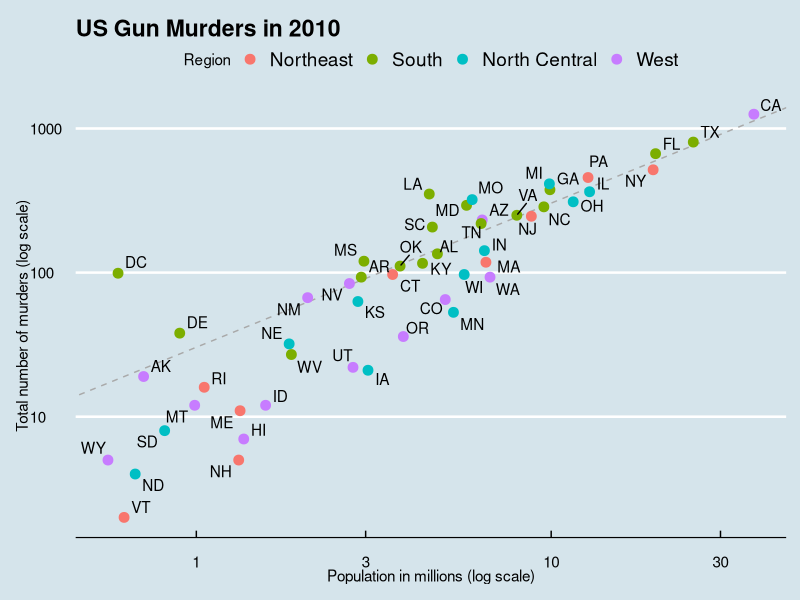

R code for this plot:
library(tidyverse)
library(dslabs)
data(murders)
library(ggthemes)
library(ggrepel)
ds_theme_set()

r <- murders %>%
  summarise(rate = sum(total)/ sum(population) * 10^6) %>% 
  pull(rate)

p <- murders %>% ggplot(aes(population/10^6,total,label=abb)) + 
  geom_abline(intercept = log10(r),lty=2,color='darkgrey') + 
  geom_point(aes(col=region),size=3)+
  geom_text_repel() +
  scale_x_log10() +
  scale_y_log10() + 
  xlab("Population in millions (log scale)") +
    ylab("Total number of murders (log scale)") +
    ggtitle("US Gun Murders in 2010") +
    scale_color_discrete(name = "Region") +
    theme_economist()
  
#local pref can override global aes pref
# p <- murders %>% ggplot(aes(population/10^6,total,label=abb)) + 
#   geom_point(size=3) +
#   geom_text(aes(10,800,label='Hello there'))


print(p)
